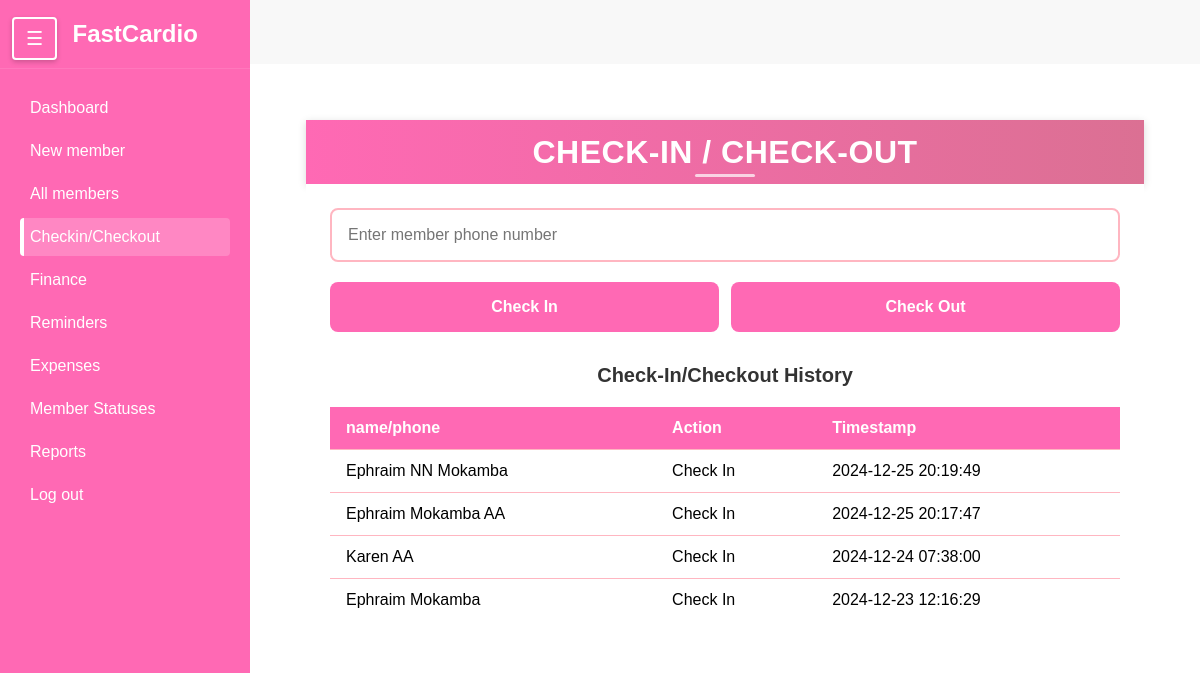
Page /checkin/ on the committed database.
### members/models.py (models this page shows, shortened)
class CheckInOutRecord(models.Model):
    ACTIONS = [
        ('check_in', 'Check In'),
        ('check_out', 'Check Out')
    ]
    member = models.ForeignKey(Member, on_delete=models.CASCADE, related_name='CheckinOut')
    action = models.CharField(max_length=10, choices=ACTIONS)
    timestamp = models.DateTimeField(default=timezone.now)
    class Meta:
        ordering = ['-timestamp']

class Member(models.Model):
    first_name = models.CharField(max_length=50)
    last_name = models.CharField(max_length=50)
    phone_number = models.CharField(max_length=15)
    date_joined = models.DateTimeField(auto_now_add=True)
    is_active = models.BooleanField(default=False)
    is_frozen = models.BooleanField(default=False)
    additional_info = models.TextField(blank=True,null=True)
    gender = models.CharField(max_length= 6)
    balance = models.DecimalField(
        max_digits=10,
        decimal_places=2,
        default=0,
        help_text="Positive balance indicates credit, negative indicates debt"
    )
    def __str__(self):
        return f"{self.first_name} {self.last_name}"

### members/views.py (the view)
# urls.py: path('checkin/',views.checkin,name="Checkin" ),
def checkin(request):
    recent_records = CheckInOutRecord.objects.select_related('member').all()[:20]
    return render(request,"Checkin.html",{'recent_records': recent_records })

### members/templates/Checkin.html (shortened to what this page needs)
{% extends 'sidebar.html' %}
{% load static %}
{% block extra_styles %}
    <link rel="stylesheet" href="{% static 'checkin.css' %}">
{% endblock %}
{% block content %}
    <div class="topbar">
        <h1>Check-In / Check-Out</h1>
    </div>
    <div class="container">
        <input type="text" class="member-input" placeholder="Enter member phone number" id="memberIdInput">
        <div class="btn-group">
            <button class="check-in-btn">Check In</button>
            <button class="check-out-btn">Check Out</button>
        </div>
        <div class="history-section">
            <h3>Check-In/Checkout History</h3>
            <table class="history-table" id="historyTable">
                <thead>
                    <tr>
                        <th>name/phone</th>
                        <th>Action</th>
                        <th>Timestamp</th>
                    </tr>
                </thead>
                <tbody id="historyTableBody">
                    {% for record in recent_records %}
                    <tr>
                        <td>{{ record.member }}</td>
                        <td>{{ record.get_action_display }}</td>
                        <td>{{ record.timestamp|date:"Y-m-d H:i:s" }}</td>
                    </tr>
                    {% endfor %}
                </tbody>
            </table>
        </div>
    </div>
{% endblock %}

### members/static/sidebar.css (style rules this page uses)
* { margin: 0; padding: 0; box-sizing: border-box; }
body { font-family: 'Arial', sans-serif; background-color: #f4f4f4; height: 100%; overflow-x: hidden; }

### members/static/checkin.css (style rules this page uses)
:root { --primary-pink: #FF69B4; --light-pink: #FFB6C1; --dark-pink: #DB7093; --text-color: #333; --background-color: #F8F8F8; --header-height: 64px; --container-max-width: 1200px; --spacing-unit: clamp(16px, 4vw, 24px); }
* { margin: 0; padding: 0; box-sizing: border-box; font-family: 'Arial', sans-serif; }
body { background-color: var(--background-color); min-height: 100vh; padding-top: var(--header-height); }
.topbar { top: 3px; left: 20%; right: 20%; height: var(--header-height); background: linear-gradient(to right, var(--primary-pink), var(--dark-pink)); color: white; display: flex; align-items: center; justify-content: center; padding: 0 var(--spacing-unit); box-shadow: 0 2px 8px rgba(0, 0, 0, 0.15); z-index: 1000; }
.topbar h1 { font-size: clamp(1.5rem, 4vw, 2rem); font-weight: 700; color: white; text-align: center; letter-spacing: 0.5px; text-transform: uppercase; padding: 0 16px; position: relative; }
.topbar h1::after { content: ''; position: absolute; bottom: -6px; left: 50%; transform: translateX(-50%); width: 60px; height: 3px; background-color: rgba(255, 255, 255, 0.7); border-radius: 2px; }
.container { width: 100%; max-width: var(--container-max-width); margin: 0 auto; padding: var(--spacing-unit); background-color: white; transition: padding 0.3s ease; }
.member-input { width: 100%; padding: 16px; margin-bottom: 20px; border: 2px solid var(--light-pink); border-radius: 8px; font-size: 16px; transition: all 0.3s ease; }
.btn-group { width: 100%; display: grid; grid-template-columns: 1fr 1fr; gap: 12px; margin-bottom: 24px; }
.check-in-btn, .check-out-btn { padding: 16px; border: none; border-radius: 8px; background-color: var(--primary-pink); color: white; font-size: 16px; font-weight: 600; cursor: pointer; transition: all 0.2s ease; }
.history-section { width: 100%; margin-top: 32px; overflow-x: auto; background: white; border-radius: 8px; }
.history-section h3 { margin-bottom: 20px; color: var(--text-color); text-align: center; font-size: 1.25rem; }
.history-table { width: 100%; border-collapse: collapse; margin-top: 16px; background: white; }
.history-table th, .history-table td { padding: 12px 16px; text-align: left; border-bottom: 1px solid var(--light-pink); }
.history-table th { background-color: var(--primary-pink); color: white; font-weight: 600; white-space: nowrap; }
.history-table tr:last-child td { border-bottom: none; }

### rows in the picture
CheckInOutRecord: member "Ephraim NN Mokamba", action "Check In", timestamp "2024-12-25 20:19:49"
CheckInOutRecord: member "Ephraim Mokamba AA", action "Check In", timestamp "2024-12-25 20:17:47"
CheckInOutRecord: member "Karen AA", action "Check In", timestamp "2024-12-24 07:38:00"
CheckInOutRecord: member "Ephraim Mokamba", action "Check In", timestamp "2024-12-23 12:16:29"
